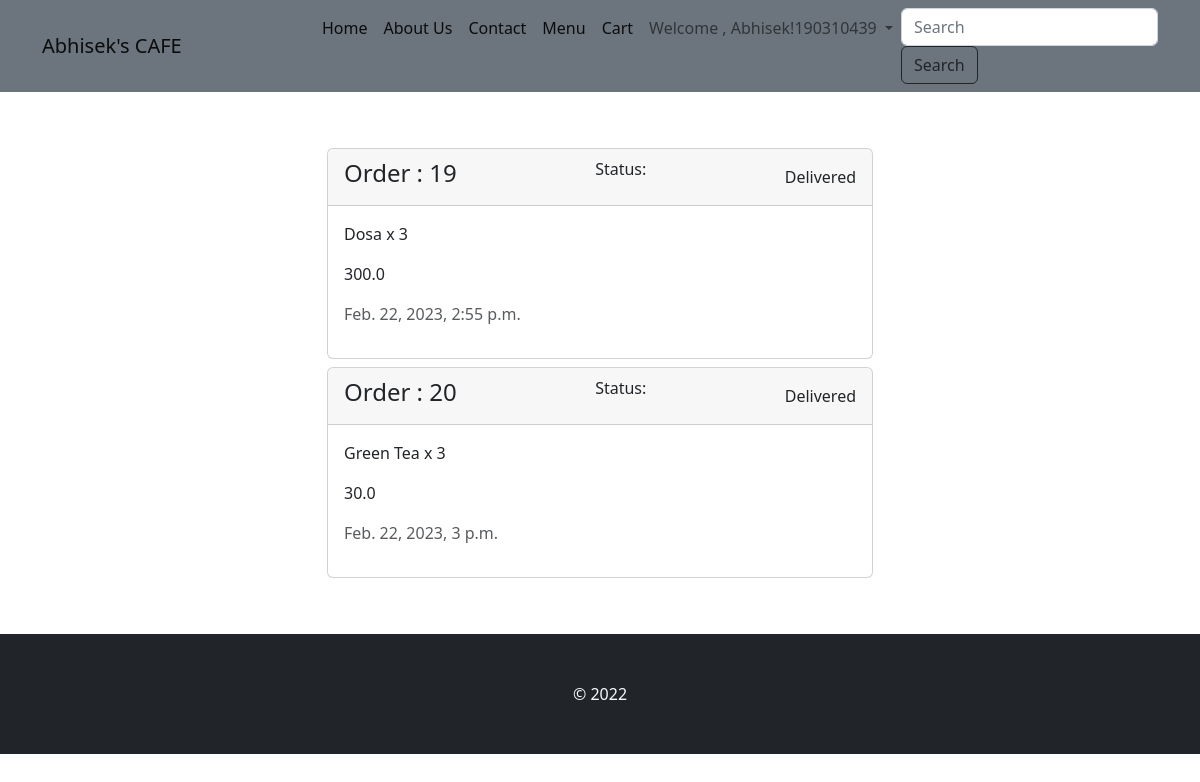
Screenshot of /food/orders/ (signed in) with the database file from the repository.
### food/models.py (models this page shows, shortened)
class Order(models.Model):
    user = models.ForeignKey(User , on_delete=models.DO_NOTHING)
    order_details = models.CharField(max_length=500)
    total_price = models.FloatField()
    is_ready = models.BooleanField(default = False)
    is_delivered = models.BooleanField(default = True)
    created_at = models.DateTimeField(auto_now_add = True)
    updated_at = models.DateTimeField(auto_now = True)

### food/views.py (the view)
# urls.py: path('orders/' , views.orders , name="orders"),
def orders(request):
    orders = Order.objects.filter(user=request.user)
    context= {
        "orders" : orders
    }
    return render(request , 'food/orders.html',context)

### templates/food/orders.html
{% extends 'base.html' %}
{% block content  %}
    <div class="container">
        <div class="row my-5">
            <div class="col-md-6 mx-auto">
                {% for order in orders %}
                    <div class="card my-2">
                        <div class="card-header d-flex justify-content-between align-items-center">
                            <h4 class="h4">Order : {{order.id}}</h4>
                            <p class="text-lead">Status:</p>
                            {% if order.is_ready and order.is_delivered %}
                                Delivered
                            {% elif order.is_ready %}
                                Ready
                            {% else %}
                                Processing
                            {% endif %}
                        </div>
                        <div class="card-body">
                            <p class="text-lead">{{order.order_details}}</p>
                            <p>{{order.total_price}}</p>
                            <p class="text-muted">{{order.created_at}}</p>
                        </div>
                    </div>
                {% endfor %}
            </div>
        </div>
    </div>
{% endblock content  %}

### templates/base.html (shortened to what this page needs)
{% load static %}
<!DOCTYPE html>
<html lang="en">
<head>
    <link rel="stylesheet" href="{% static 'bs/bootstrap.min.css' %}">
    <link rel="stylesheet" href="{% static 'css/style.css'%}"
    {% block css %}
    {% endblock css %}
</head>
<body>
    <nav class="navbar navbar-expand-lg bg-secondary">
        <div class="container">
          <a class="navbar-brand" href="#">Abhisek's CAFE</a>
          <div class="collapse navbar-collapse" id="navbarSupportedContent">
            <ul class="navbar-nav ms-auto mb-2 mb-lg-0">
              <li class="nav-item">
                <a class="nav-link active" aria-current="home" href="{% url 'home' %}">Home</a>
              </li>
              <li class="nav-item">
                <a class="nav-link active" aria-current="about_us" href="{% url 'about_us' %}">About Us</a>
              </li>
              <li class="nav-item">
                <a class="nav-link active" aria-current="contact" href="{% url 'contact' %}">Contact</a>
              </li>
              <li class="nav-item">
                <a class="nav-link active" aria-current="menu" href="{% url 'menu' %}">Menu</a>
              </li>
              {% if user.is_authenticated %}
                <li class="nav-item">
                  <a class="nav-link active" aria-current="cart" href="{% url 'cart' %}">Cart</a>
                </li>
                <li class="nav-item dropdown">
                <a class="nav-link dropdown-toggle" href="#" role="button" data-bs-toggle="dropdown" aria-expanded="false">
                  Welcome , Abhisek!{{user.username}}
                </a>
              </li>
                <form class="form-inline">
                  <input class="form-control mr-sm-2" type="search" placeholder="Search" aria-label="Search">
                  <button class="btn btn-outline-dark my-2 my-sm-0 mx-8" type="submit">Search</button>
                </form>
              </div>
              </div>
              {%endif%}
      </nav>
    {% block content%}
    {% endblock content%}
    <footer class="bg-dark text-light p-5 text-center">
        &copy; 2022
    </footer>

### rows the page displays
Order: id "19", is_ready "Delivered", order_details "Dosa x 3", total_price "300.0", created_at "Feb. 22, 2023, 2:55 p.m."
Order: id "20", is_ready "Delivered", order_details "Green Tea x 3", total_price "30.0", created_at "Feb. 22, 2023, 3 p.m."

### other values shown
{{ user.username }} "190310439"
